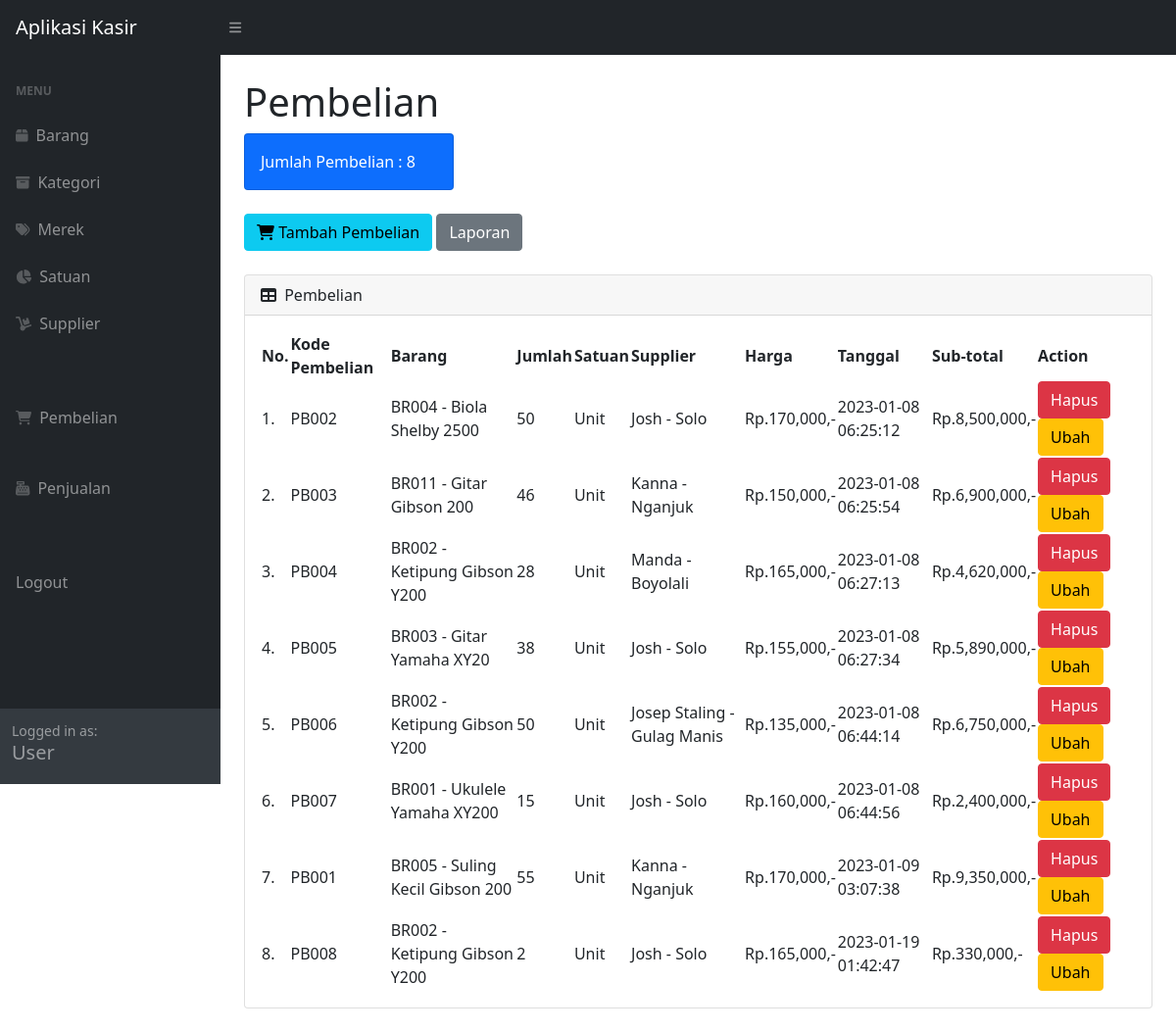
/user_pembelian.php (signed in), run on the app's committed database.
### tables this page shows
CREATE TABLE `master_pembelian` (
  `id_pembelian` int(3) UNSIGNED ZEROFILL NOT NULL,
  `kode_pembelian` varchar(10) NOT NULL,
  `barang` varchar(10) NOT NULL COMMENT 'master_barang_supplier=>kode_barang',
  `jumlah` int(11) UNSIGNED NOT NULL,
  `satuan` int(3) UNSIGNED ZEROFILL NOT NULL COMMENT 'master_satuan=>id_satuan',
  `supplier` int(3) UNSIGNED ZEROFILL NOT NULL COMMENT 'master_supplier=>kode_supplier',
  `harga` double UNSIGNED NOT NULL,
  `tanggal` timestamp NOT NULL DEFAULT current_timestamp() ON UPDATE current_timestamp()
);

CREATE TABLE `master_barang` (
  `id_barang` int(3) UNSIGNED ZEROFILL NOT NULL,
  `kode_barang` varchar(10) NOT NULL,
  `kategori` int(3) UNSIGNED ZEROFILL NOT NULL,
  `merek` int(3) UNSIGNED ZEROFILL NOT NULL,
  `nama_barang` varchar(100) NOT NULL,
  `stok` int(11) UNSIGNED NOT NULL,
  `harga` double NOT NULL,
  `harga_jual` double NOT NULL
);

CREATE TABLE `master_satuan` (
  `id_satuan` int(3) UNSIGNED ZEROFILL NOT NULL,
  `nama_satuan` varchar(25) NOT NULL,
  `ket_satuan` tinytext DEFAULT NULL
);

CREATE TABLE `master_supplier` (
  `id_supplier` int(3) UNSIGNED ZEROFILL NOT NULL,
  `kode_supplier` varchar(10) NOT NULL,
  `nama_supplier` varchar(255) NOT NULL,
  `kab_kota` varchar(255) NOT NULL
);

### user_pembelian.php (the view, shortened to what this page needs)
<?php
require "function.php";
?>
<!DOCTYPE html>
<html lang="en">
<head>
    <link href="https://cdn.jsdelivr.net/npm/simple-datatables@latest/dist/style.css" rel="stylesheet" />
    <link href="css/styles.css" rel="stylesheet" />
</head>
<body class="sb-nav-fixed">
    <nav class="sb-topnav navbar navbar-expand navbar-dark bg-dark">
        <a class="navbar-brand ps-3" href="index.php">
            <img src="">Aplikasi Kasir
        </a>
        <button class="btn btn-link btn-sm order-1 order-lg-0 me-4 me-lg-0" id="sidebarToggle" href="#!"><i class="fas fa-bars"></i></button>
    </nav>
    <div id="layoutSidenav">
        <div id="layoutSidenav_nav">
            <nav class="sb-sidenav accordion sb-sidenav-dark" id="sidenavAccordion">
                <div class="sb-sidenav-menu">
                    <div class="nav">
                        <div class="sb-sidenav-menu-heading">Menu</div>
                        <a class="nav-link" href="user.php">
                            <div class="sb-nav-link-icon"><i class="fas fa-box"></i></div>
                            Barang
                        </a>
                        <a class="nav-link" href="user_kategori.php">
                            <div class="sb-nav-link-icon"><i class="fas fa-archive"></i></div>
                            Kategori
                        </a>
                        <a class="nav-link" href="user_merek.php">
                            <div class="sb-nav-link-icon"><i class="fas fa-tags"></i></div>
                            Merek
                        </a>
                        <a class="nav-link" href="user_satuan.php">
                            <div class="sb-nav-link-icon"><i class="fas fa-chart-pie"></i></div>
                            Satuan
                        </a>
                        <a class="nav-link" href="user_supplier.php">
                            <div class="sb-nav-link-icon"><i class="fas fa-dolly"></i></div>
                            Supplier
                        </a>
                        <br><br>
                        <a class="nav-link" href="user_pembelian.php">
                            <div class="sb-nav-link-icon"><i class="fas fa-shopping-cart"></i></div>
                            Pembelian
                        </a>
                        <br>
                        <a class="nav-link" href="user_penjualan.php">
                            <div class="sb-nav-link-icon"><i class="fas fa-cash-register"></i></div>
                            Penjualan
                        </a>
                        <br><br>
                        <a class="nav-link" href="logout.php">
                            Logout
                        </a>
                    </div>
                </div>
                <div class="sb-sidenav-footer">
                    <div class="small">Logged in as:</div>
                    <h5>User</h5>
                </div>
            </nav>
        </div>
        <div id="layoutSidenav_content">
            <main>
                <div class="container-fluid px-4">
                    <h1 class="mt-4">Pembelian</h1>
                    <div class="row">
                        <div class="col-xl-3 col-md-6">
                            <div class="card bg-primary text-white mb-4">
                                <?php
                                $jumlah = mysqli_query($conn, "SELECT * FROM master_pembelian");
                                $data = mysqli_num_rows($jumlah);
                                ?>
                                <div class="card-body">Jumlah Pembelian : <?= $data; ?></div>
                            </div>
                        </div>
                    </div>
                    <button type="button" class="btn btn-info mb-4" data-bs-toggle="modal" data-bs-target="#pembelianModal">
                        <i class="fas fa-shopping-cart"></i> Tambah Pembelian
                    </button>
                    <a href="user_cetak_pembelian.php">
                        <button type="button" class="btn btn-secondary mb-4">Laporan</button>
                    </a>
                    <div class="card mb-4">
                        <div class="card-header">
                            <i class="fas fa-table me-1"></i>
                            Pembelian
                        </div>
                        <div class="card-body">
                            <table id="datatablesSimple">
                                <thead>
                                    <tr>
                                        <th>No.</th>
                                        <th>Kode Pembelian</th>
                                        <th>Barang</th>
                                        <th>Jumlah</th>
                                        <th>Satuan</th>
                                        <th>Supplier</th>
                                        <th>Harga</th>
                                        <th>Tanggal</th>
                                        <th>Sub-total</th>
                                        <th>Action</th>
                                    </tr>
                                </thead>
                                <tbody>
                                    <?php
                                    $no = 1;
                                    $kueri = "SELECT master_pembelian.id_pembelian,
                                                        master_pembelian.kode_pembelian,
                                                        master_barang.id_barang,
                                                        master_barang.kode_barang,
                                                        master_barang.nama_barang,
                                                        master_barang.stok,
                                                        master_pembelian.jumlah,
                                                        master_satuan.id_satuan,
                                                        master_satuan.nama_satuan,
                                                        master_supplier.id_supplier,
                                                        master_supplier.nama_supplier,
                                                        master_supplier.kab_kota,
                                                        master_pembelian.harga,
                                                        master_pembelian.tanggal
                                                    FROM master_pembelian INNER JOIN master_barang ON master_pembelian.barang = master_barang.id_barang
                                                                                JOIN master_satuan ON master_pembelian.satuan = master_satuan.id_satuan
                                                                                JOIN master_supplier ON master_pembelian.supplier = master_supplier.id_supplier";
                                    $ambil = mysqli_query($conn, $kueri) or die(mysqli_error($conn));
                                    while ($data = mysqli_fetch_array($ambil)) :
                                        $id = $data["id_pembelian"];
                                        $subtotal = $data["jumlah"] * $data["harga"];
                                    ?>
                                        <tr>
                                            <td><?= $no++; ?>.</td>
                                            <td><?= $data["kode_pembelian"]; ?></td>
                                            <td><?= $data["kode_barang"]; ?> - <?= $data["nama_barang"]; ?></td>
                                            <td><?= $data["jumlah"]; ?></td>
                                            <td><?= $data["nama_satuan"]; ?></td>
                                            <td><?= $data["nama_supplier"]; ?> - <?= $data["kab_kota"]; ?></td>
                                            <td>Rp.<?= number_format($data["harga"]); ?>,-</td>
                                            <td><?= $data["tanggal"]; ?></td>
                                            <td>Rp.<?= number_format($subtotal); ?>,-</td>
                                            <td>
                                                <button type="button" class="btn btn-danger" data-bs-toggle="modal" data-bs-target="#delete<?= $id; ?>">
                                                    Hapus
                                                </button>
                                                <button type="button" class="btn btn-warning" data-bs-toggle="modal" data-bs-target="#ubah<?= $id; ?>">
                                                    Ubah
                                                </button>
                                            </td>
                                        </tr>
                                    <?php endwhile; ?>
                                </tbody>
                            </table>
                        </div>
                    </div>
                </div>
            </main>
        </div>
    </div>
</body>
</html>

### data on the page
master_pembelian: kode_pembelian "PB002", master_barang.kode_barang "BR004", master_barang.nama_barang "Biola Shelby 2500", jumlah "50", master_satuan.nama_satuan "Unit", master_supplier.nama_supplier "Josh", master_supplier.kab_kota "Solo", harga "170,000", tanggal "2023-01-08 06:25:12", subtotal "8,500,000"
master_pembelian: kode_pembelian "PB003", master_barang.kode_barang "BR011", master_barang.nama_barang "Gitar Gibson 200", jumlah "46", master_satuan.nama_satuan "Unit", master_supplier.nama_supplier "Kanna", master_supplier.kab_kota "Nganjuk", harga "150,000", tanggal "2023-01-08 06:25:54", subtotal "6,900,000"
master_pembelian: kode_pembelian "PB004", master_barang.kode_barang "BR002", master_barang.nama_barang "Ketipung Gibson Y200", jumlah "28", master_satuan.nama_satuan "Unit", master_supplier.nama_supplier "Manda", master_supplier.kab_kota "Boyolali", harga "165,000", tanggal "2023-01-08 06:27:13", subtotal "4,620,000"
master_pembelian: kode_pembelian "PB005", master_barang.kode_barang "BR003", master_barang.nama_barang "Gitar Yamaha XY20", jumlah "38", master_satuan.nama_satuan "Unit", master_supplier.nama_supplier "Josh", master_supplier.kab_kota "Solo", harga "155,000", tanggal "2023-01-08 06:27:34", subtotal "5,890,000"
master_pembelian: kode_pembelian "PB006", master_barang.kode_barang "BR002", master_barang.nama_barang "Ketipung Gibson Y200", jumlah "50", master_satuan.nama_satuan "Unit", master_supplier.nama_supplier "Josep Staling", master_supplier.kab_kota "Gulag Manis", harga "135,000", tanggal "2023-01-08 06:44:14", subtotal "6,750,000"
master_pembelian: kode_pembelian "PB007", master_barang.kode_barang "BR001", master_barang.nama_barang "Ukulele Yamaha XY200", jumlah "15", master_satuan.nama_satuan "Unit", master_supplier.nama_supplier "Josh", master_supplier.kab_kota "Solo", harga "160,000", tanggal "2023-01-08 06:44:56", subtotal "2,400,000"
master_pembelian: kode_pembelian "PB001", master_barang.kode_barang "BR005", master_barang.nama_barang "Suling Kecil Gibson 200", jumlah "55", master_satuan.nama_satuan "Unit", master_supplier.nama_supplier "Kanna", master_supplier.kab_kota "Nganjuk", harga "170,000", tanggal "2023-01-09 03:07:38", subtotal "9,350,000"
master_pembelian: kode_pembelian "PB008", master_barang.kode_barang "BR002", master_barang.nama_barang "Ketipung Gibson Y200", jumlah "2", master_satuan.nama_satuan "Unit", master_supplier.nama_supplier "Josh", master_supplier.kab_kota "Solo", harga "165,000", tanggal "2023-01-19 01:42:47", subtotal "330,000"

### other printed values
$data "8"
